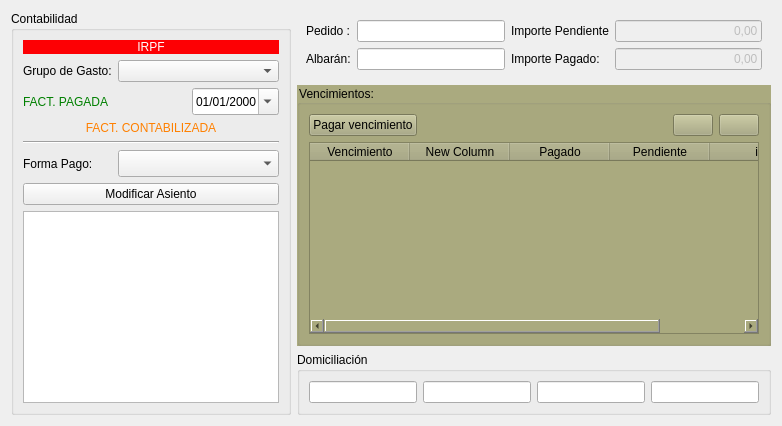
         <widget class="QWidget" name="tab_7">
          <attribute name="title">
           <string>Procesos</string>
          </attribute>
          <layout class="QGridLayout" name="gridLayout_3">
           <item row="0" column="0" rowspan="3">
            <widget class="QGroupBox" name="groupBox_4">
             <property name="title">
              <string>Contabilidad</string>
             </property>
             <layout class="QGridLayout" name="gridLayout_4">
              <item row="0" column="0">
               <layout class="QGridLayout" name="gridLayout_16">
                <item row="3" column="0" colspan="3">
                 <widget class="QLabel" name="lbcontabilizada">
                  <property name="styleSheet">
                   <string notr="true">color: rgb(255, 128, 0);</string>
                  </property>
                  <property name="text">
                   <string>FACT. CONTABILIZADA</string>
                  </property>
                  <property name="alignment">
                   <set>Qt::AlignCenter</set>
                  </property>
                 </widget>
                </item>
                <item row="5" column="0">
                 <widget class="QLabel" name="label_31">
                  <property name="text">
                   <string>Forma Pago:</string>
                  </property>
                 </widget>
                </item>
                <item row="0" column="0" colspan="3">
                 <widget class="QLabel" name="lblIRPF_4">
                  <property name="styleSheet">
                   <string notr="true">color: rgb(255, 255, 255);
font: 75 12pt &quot;Nimbus Mono L&quot;;
background-color: rgb(253, 0, 4);</string>
                  </property>
                  <property name="text">
                   <string>IRPF</string>
                  </property>
                  <property name="alignment">
                   <set>Qt::AlignCenter</set>
                  </property>
                 </widget>
                </item>
                <item row="2" column="0" colspan="2">
                 <widget class="QLabel" name="lblFacturaPagada">
                  <property name="styleSheet">
                   <string notr="true">color: rgb(0, 128, 0);</string>
                  </property>
                  <property name="text">
                   <string>FACT. PAGADA</string>
                  </property>
                 </widget>
                </item>
                <item row="2" column="2">
                 <widget class="QDateEdit" name="txtfecha_cobro">
                  <property name="minimumSize">
                   <size>
                    <width>0</width>
                    <height>27</height>
                   </size>
                  </property>
                  <property name="displayFormat">
                   <string>dd/MM/yyyy</string>
                  </property>
                  <property name="calendarPopup">
                   <bool>true</bool>
                  </property>
                 </widget>
                </item>
                <item row="5" column="1" colspan="2">
                 <widget class="QComboBox" name="cboforma_pago">
                  <property name="minimumSize">
                   <size>
                    <width>0</width>
                    <height>27</height>
                   </size>
                  </property>
                 </widget>
                </item>
                <item row="4" column="0" colspan="3">
                 <widget class="Line" name="line_3">
                  <property name="orientation">
                   <enum>Qt::Horizontal</enum>
                  </property>
                 </widget>
                </item>
                <item row="1" column="0">
                 <widget class="QLabel" name="label_21">
                  <property name="text">
                   <string>Grupo de Gasto:</string>
                  </property>
                 </widget>
                </item>
                <item row="1" column="1" colspan="2">
                 <widget class="QComboBox" name="cbo_grupo_gasto"/>
                </item>
               </layout>
              </item>
              <item row="1" column="0">
               <widget class="QPushButton" name="pushButton">
                <property name="text">
                 <string>Modificar Asiento</string>
                </property>
               </widget>
              </item>
              <item row="2" column="0">
               <widget class="QTableView" name="tablaAsientos">
                <property name="alternatingRowColors">
                 <bool>true</bool>
                </property>
                <attribute name="horizontalHeaderStretchLastSection">
                 <bool>true</bool>
                </attribute>
               </widget>
              </item>
             </layout>
            </widget>
           </item>
           <item row="0" column="1">
            <widget class="QFrame" name="frame_2">
             <layout class="QGridLayout" name="gridLayout_5">
              <item row="0" column="1">
               <widget class="QLineEdit" name="txtpedidoProveedor"/>
              </item>
              <item row="0" column="0">
               <widget class="QLabel" name="label_24">
                <property name="text">
                 <string>Pedido :</string>
                </property>
               </widget>
              </item>
              <item row="0" column="3">
               <widget class="QLineEdit" name="txtimporte_pendiente">
                <property name="enabled">
                 <bool>false</bool>
                </property>
                <property name="text">
                 <string>0,00</string>
                </property>
                <property name="alignment">
                 <set>Qt::AlignRight|Qt::AlignTrailing|Qt::AlignVCenter</set>
                </property>
                <property name="readOnly">
                 <bool>true</bool>
                </property>
               </widget>
              </item>
              <item row="0" column="2">
               <widget class="QLabel" name="label_22">
                <property name="text">
                 <string>Importe Pendiente</string>
                </property>
               </widget>
              </item>
              <item row="1" column="2">
               <widget class="QLabel" name="label_20">
                <property name="text">
                 <string>Importe Pagado:</string>
                </property>
               </widget>
              </item>
              <item row="1" column="3">
               <widget class="QLineEdit" name="txtImportePagadoFactura">
                <property name="enabled">
                 <bool>false</bool>
                </property>
                <property name="text">
                 <string>0,00</string>
                </property>
                <property name="alignment">
                 <set>Qt::AlignRight|Qt::AlignTrailing|Qt::AlignVCenter</set>
                </property>
               </widget>
              </item>
              <item row="1" column="0">
               <widget class="QLabel" name="label_32">
                <property name="text">
                 <string>Albarán:</string>
                </property>
               </widget>
              </item>
              <item row="1" column="1">
               <widget class="QLineEdit" name="txtAlbaran">
                <property name="readOnly">
                 <bool>true</bool>
                </property>
               </widget>
              </item>
             </layout>
            </widget>
           </item>
           <item row="1" column="1">
            <widget class="QGroupBox" name="groupBox_3">
             <property name="styleSheet">
              <string notr="true">background-color: rgb(170, 170, 127);</string>
             </property>
             <property name="title">
              <string>Vencimientos:</string>
             </property>
             <layout class="QGridLayout" name="gridLayout_8">
              <item row="0" column="1">
               <layout class="QHBoxLayout" name="horizontalLayout_8">
                <item>
                 <spacer name="horizontalSpacer_3">
                  <property name="orientation">
                   <enum>Qt::Horizontal</enum>
                  </property>
                  <property name="sizeHint" stdset="0">
                   <size>
                    <width>40</width>
                    <height>20</height>
                   </size>
                  </property>
                 </spacer>
                </item>
                <item>
                 <widget class="QPushButton" name="btnAddVencimiento">
                  <property name="sizePolicy">
                   <sizepolicy hsizetype="Minimum" vsizetype="Preferred">
                    <horstretch>0</horstretch>
                    <verstretch>0</verstretch>
                   </sizepolicy>
                  </property>
                  <property name="text">
                   <string/>
                  </property>
                  <property name="icon">
                   <iconset resource="../maya.qrc">
                    <normaloff>:/Icons/PNG/add.png</normaloff>:/Icons/PNG/add.png</iconset>
                  </property>
                  <property name="iconSize">
                   <size>
                    <width>16</width>
                    <height>16</height>
                   </size>
                  </property>
                 </widget>
                </item>
                <item>
                 <widget class="QPushButton" name="btnDeleteVencimiento">
                  <property name="sizePolicy">
                   <sizepolicy hsizetype="Minimum" vsizetype="Preferred">
                    <horstretch>0</horstretch>
                    <verstretch>0</verstretch>
                   </sizepolicy>
                  </property>
                  <property name="text">
                   <string/>
                  </property>
                  <property name="icon">
                   <iconset resource="../maya.qrc">
                    <normaloff>:/Icons/PNG/Delete.png</normaloff>:/Icons/PNG/Delete.png</iconset>
                  </property>
                  <property name="iconSize">
                   <size>
                    <width>16</width>
                    <height>16</height>
                   </size>
                  </property>
                 </widget>
                </item>
               </layout>
              </item>
              <item row="0" column="0">
               <widget class="QPushButton" name="btnPagarVencimiento">
                <property name="text">
                 <string>Pagar vencimiento</string>
                </property>
                <property name="icon">
                 <iconset resource="../maya.qrc">
                  <normaloff>:/Icons/PNG/pagos.png</normaloff>:/Icons/PNG/pagos.png</iconset>
                </property>
                <property name="iconSize">
                 <size>
                  <width>32</width>
                  <height>32</height>
                 </size>
                </property>
               </widget>
              </item>
              <item row="1" column="0" colspan="2">
               <widget class="QTableWidget" name="tabla_vencimientos">
                <property name="selectionMode">
                 <enum>QAbstractItemView::SingleSelection</enum>
                </property>
                <property name="selectionBehavior">
                 <enum>QAbstractItemView::SelectRows</enum>
                </property>
                <attribute name="horizontalHeaderMinimumSectionSize">
                 <number>1</number>
                </attribute>
                <attribute name="horizontalHeaderStretchLastSection">
                 <bool>true</bool>
                </attribute>
                <column>
                 <property name="text">
                  <string>Vencimiento</string>
                 </property>
                </column>
                <column>
                 <property name="text">
                  <string>New Column</string>
                 </property>
                </column>
                <column>
                 <property name="text">
                  <string>Pagado</string>
                 </property>
                </column>
                <column>
                 <property name="text">
                  <string>Pendiente</string>
                 </property>
                </column>
                <column>
                 <property name="text">
                  <string>id</string>
                 </property>
                </column>
               </widget>
              </item>
             </layout>
            </widget>
           </item>
           <item row="2" column="1">
            <widget class="QGroupBox" name="groupBox">
             <property name="title">
              <string>Domiciliación</string>
             </property>
             <layout class="QHBoxLayout" name="horizontalLayout_9">
              <item>
               <widget class="QLineEdit" name="txtcodigo_entidad"/>
              </item>
              <item>
               <widget class="QLineEdit" name="txtoficina_entidad"/>
              </item>
              <item>
               <widget class="QLineEdit" name="txtdc_cuenta"/>
              </item>
              <item>
               <widget class="QLineEdit" name="txtnumero_cuenta"/>
              </item>
             </layout>
            </widget>
           </item>
          </layout>
         </widget>
